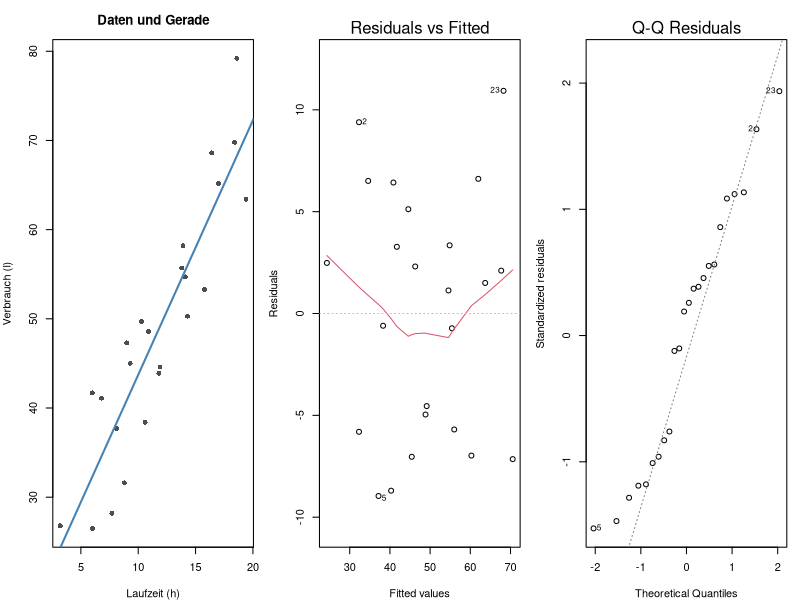
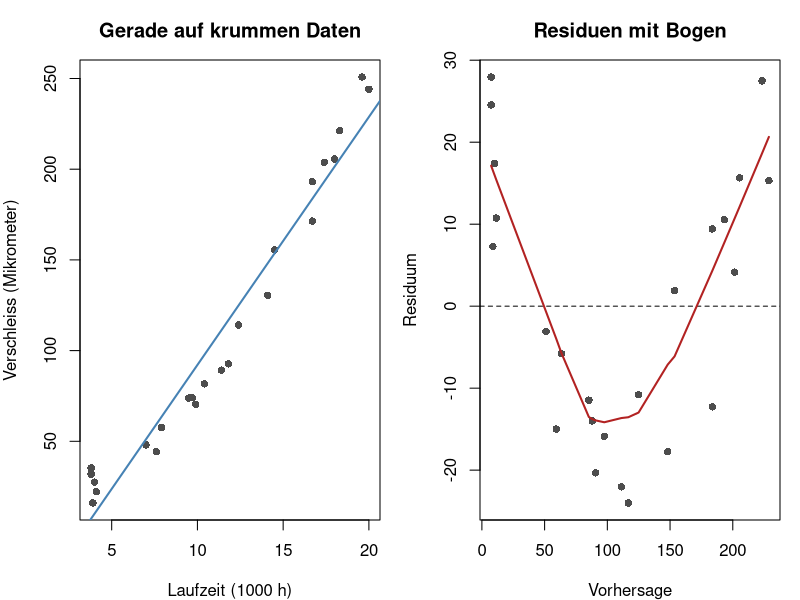
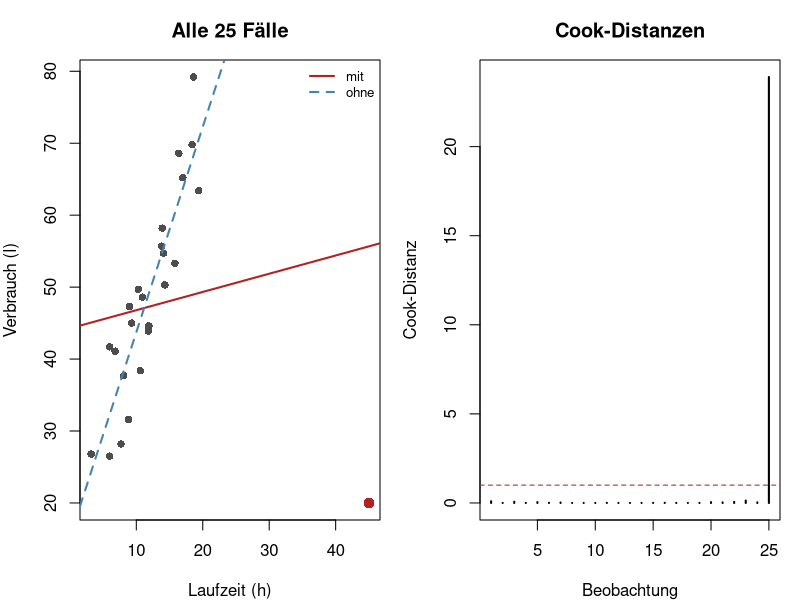

Here is the R script that generated these plots, in order:
## ---- chunk 1
#| label: setup-r
#| include: false
library(ggplot2)
library(lmtest)

theme_set(theme_minimal(base_size = 12))
## ---- chunk 2
#| label: b1-modell-r
anlagen <- data.frame(
  laufzeit = c(3.2, 6.0, 6.0, 6.8, 7.7, 8.1, 8.8, 9.0, 9.3, 10.3, 10.6, 10.9,
               11.8, 11.9, 13.8, 13.9, 14.1, 14.3, 15.8, 16.4, 17.0, 18.4,
               18.6, 19.4),
  verbrauch = c(26.8, 41.7, 26.5, 41.1, 28.2, 37.7, 31.6, 47.3, 45.0, 49.7,
                38.4, 48.6, 43.9, 44.6, 55.7, 58.2, 54.7, 50.3, 53.3, 68.6,
                65.2, 69.8, 79.2, 63.4)
)

modell <- lm(verbrauch ~ laufzeit, data = anlagen)
summary(modell)
confint(modell)
## ---- chunk 3
#| label: b1-r2-r
round(c(r = cor(anlagen$laufzeit, anlagen$verbrauch),
        r_quadrat = cor(anlagen$laufzeit, anlagen$verbrauch)^2,
        aus_dem_modell = summary(modell)$r.squared), 4)
## ---- chunk 4
#| label: fig-b1-diagnostik-r
#| fig-cap: "Beispiel 1: Streudiagramm mit Gerade, Residuen gegen Vorhersage, QQ-Plot der Residuen."
#| fig-height: 3.0
par(mfrow = c(1, 3), mar = c(4, 4, 3, 1))
plot(anlagen$laufzeit, anlagen$verbrauch, pch = 16, col = "grey30",
     xlab = "Laufzeit (h)", ylab = "Verbrauch (l)", main = "Daten und Gerade")
abline(modell, col = "steelblue", lwd = 2)
plot(modell, which = 1)
plot(modell, which = 2)
par(mfrow = c(1, 1))

bptest(modell)
## ---- chunk 5
#| label: b2-modell-r
halle <- data.frame(
  temperatur = c(15.6, 16.1, 16.3, 17.0, 17.2, 18.0, 18.5, 18.9, 19.2, 19.5,
                 19.7, 20.4, 21.2, 21.4, 21.5, 21.8, 21.9, 22.2, 22.4, 23.5),
  verbrauch = c(56.3, 63.1, 56.5, 55.7, 52.6, 61.1, 43.9, 60.6, 75.7, 50.8,
                59.5, 93.8, 48.1, 40.5, 54.9, 81.7, 84.4, 45.4, 66.8, 60.1)
)

modell_b2 <- lm(verbrauch ~ temperatur, data = halle)
summary(modell_b2)
confint(modell_b2)
## ---- chunk 6
#| label: b3-modell-r
werkzeug <- data.frame(
  laufzeit = c(3.8, 3.8, 3.9, 4.0, 4.1, 7.0, 7.6, 7.9, 9.5, 9.7, 9.9, 10.4,
               11.4, 11.8, 12.4, 14.1, 14.5, 16.7, 16.7, 17.4, 18.0, 18.3,
               19.6, 20.0),
  verschleiss = c(31.9, 35.3, 16.0, 27.5, 22.2, 48.0, 44.3, 57.6, 73.8, 74.0,
                  70.4, 81.7, 89.2, 92.7, 114.1, 130.4, 155.5, 193.1, 171.4,
                  203.8, 205.6, 221.2, 250.8, 244.1)
)

modell_b3 <- lm(verschleiss ~ laufzeit, data = werkzeug)
summary(modell_b3)
## ---- chunk 7
#| label: fig-b3-diagnostik-r
#| fig-cap: "Beispiel 3: Gerade auf gekrümmten Daten und der Bogen im Residuenplot."
#| fig-height: 3.2
par(mfrow = c(1, 2), mar = c(4, 4, 3, 1))
plot(werkzeug$laufzeit, werkzeug$verschleiss, pch = 16, col = "grey30",
     xlab = "Laufzeit (1000 h)", ylab = "Verschleiss (Mikrometer)",
     main = "Gerade auf krummen Daten")
abline(modell_b3, col = "steelblue", lwd = 2)
plot(fitted(modell_b3), resid(modell_b3), pch = 16, col = "grey30",
     xlab = "Vorhersage", ylab = "Residuum", main = "Residuen mit Bogen")
abline(h = 0, lty = 2)
lines(lowess(fitted(modell_b3), resid(modell_b3)), col = "firebrick", lwd = 2)
par(mfrow = c(1, 1))
## ---- chunk 8
#| label: b3-quadratisch-r
modell_b3q <- lm(verschleiss ~ laufzeit + I(laufzeit^2), data = werkzeug)
summary(modell_b3q)
## ---- chunk 9
#| label: b4-modell-r
mit_fall <- rbind(anlagen, data.frame(laufzeit = 45.0, verbrauch = 20.0))

modell_b4 <- lm(verbrauch ~ laufzeit, data = mit_fall)
summary(modell_b4)

einfluss <- data.frame(
  cook = cooks.distance(modell_b4),
  hebel = hatvalues(modell_b4)
)
round(tail(einfluss, 3), 3)
## ---- chunk 10
#| label: fig-b4-einfluss-r
#| fig-cap: "Beispiel 4: dieselben Daten mit und ohne den einen Fall."
#| fig-height: 3.2
par(mfrow = c(1, 2), mar = c(4, 4, 3, 1))
plot(mit_fall$laufzeit, mit_fall$verbrauch, pch = 16, col = "grey30",
     xlab = "Laufzeit (h)", ylab = "Verbrauch (l)", main = "Alle 25 Fälle")
points(45, 20, pch = 16, col = "firebrick", cex = 1.4)
abline(modell_b4, col = "firebrick", lwd = 2)
abline(modell, col = "steelblue", lwd = 2, lty = 2)
legend("topright", c("mit", "ohne"), col = c("firebrick", "steelblue"),
       lty = c(1, 2), lwd = 2, bty = "n", cex = 0.8)
plot(cooks.distance(modell_b4), type = "h", lwd = 2,
     xlab = "Beobachtung", ylab = "Cook-Distanz", main = "Cook-Distanzen")
abline(h = 1, lty = 2, col = "firebrick")
par(mfrow = c(1, 1))
